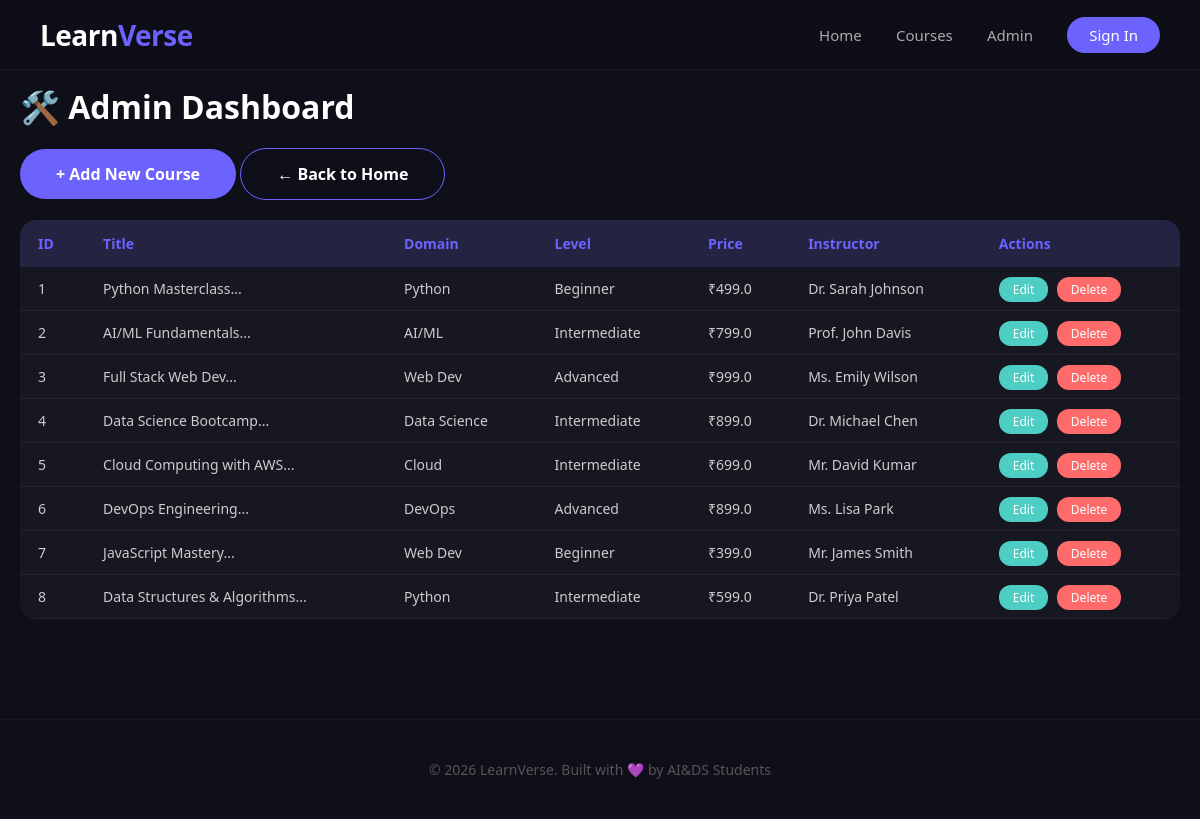
/admin/courses, run on an earlier commit of the app's database.
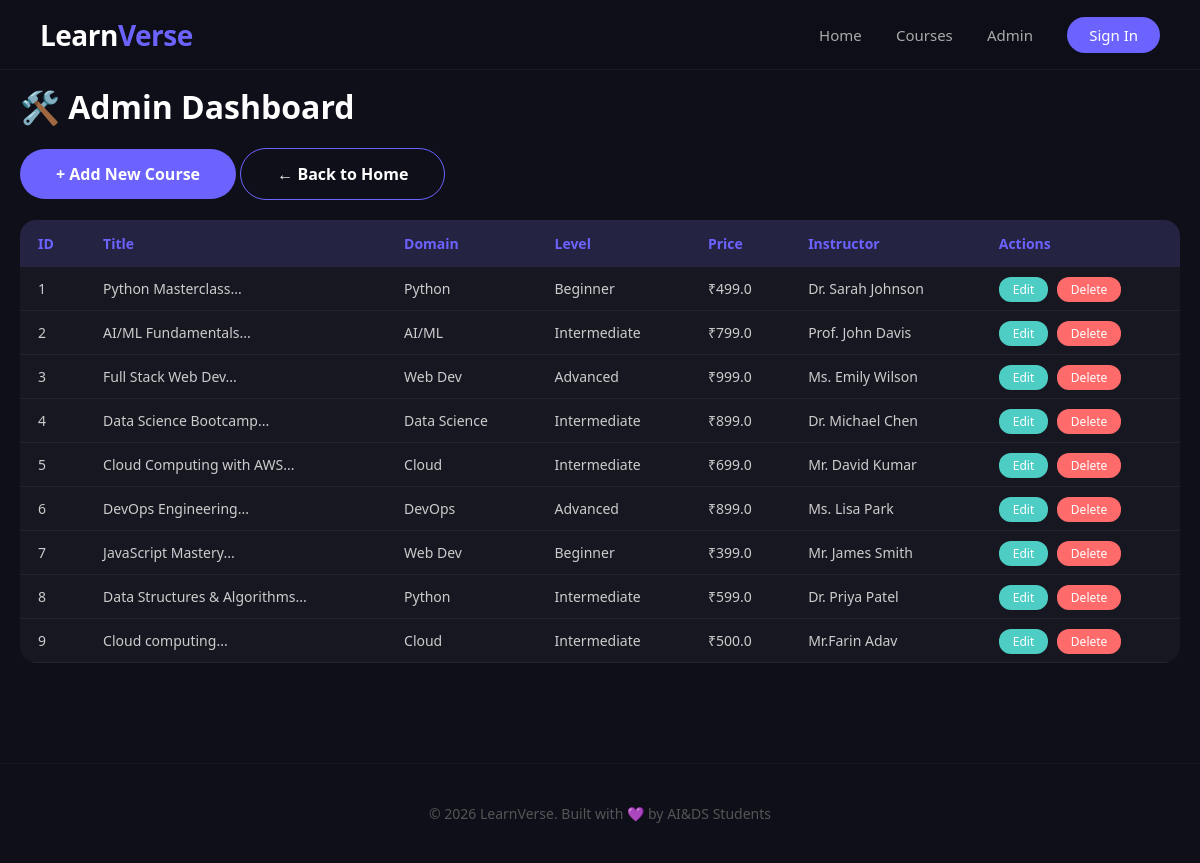
And on a later commit of the database.
### models.py (models this page shows)
class Course(db.Model):
    id = db.Column(db.Integer, primary_key=True)
    title = db.Column(db.String(200), nullable=False)
    description = db.Column(db.Text, nullable=False)
    domain = db.Column(db.String(50), nullable=False)
    level = db.Column(db.String(20), nullable=False)
    price = db.Column(db.Float, default=0)
    instructor = db.Column(db.String(100), nullable=False)
    rating = db.Column(db.Float, default=0)
    students = db.Column(db.Integer, default=0)
    image = db.Column(db.String(200), default='default.jpg')
    created_at = db.Column(db.DateTime, default=datetime.utcnow)

### app.py (the view)
@app.route('/admin/courses')
def admin_courses():
    courses = Course.query.all()
    return render_template('admin_courses.html', courses=courses)

### templates/admin_courses.html (shortened to what this page needs)
<!DOCTYPE html>
<html lang="en">
<head>
    <link rel="stylesheet" href="{{ url_for('static', filename='style.css') }}">
</head>
<body>
    <header>
        <div class="logo">Learn<span>Verse</span></div>
        <nav>
            <a href="/">Home</a>
            <a href="/courses">Courses</a>
            <a href="/admin/courses">Admin</a>
            <a href="#" class="btn-signin">Sign In</a>
        </nav>
    </header>
    <div class="container">
        <h1>🛠️ Admin Dashboard</h1>
        <div style="margin:20px 0;">
            <a href="/admin/course/add" class="btn-primary">+ Add New Course</a>
            <a href="/" class="btn-secondary">← Back to Home</a>
        </div>
        {% if courses %}
        <div class="admin-table">
            <table>
                <thead>
                    <tr>
                        <th>ID</th>
                        <th>Title</th>
                        <th>Domain</th>
                        <th>Level</th>
                        <th>Price</th>
                        <th>Instructor</th>
                        <th>Actions</th>
                    </tr>
                </thead>
                <tbody>
                    {% for course in courses %}
                    <tr>
                        <td>{{ course.id }}</td>
                        <td>{{ course.title[:30] }}...</td>
                        <td>{{ course.domain }}</td>
                        <td>{{ course.level }}</td>
                        <td>₹{{ course.price }}</td>
                        <td>{{ course.instructor }}</td>
                        <td>
                            <a href="/admin/course/edit/{{ course.id }}" class="btn-edit">Edit</a>
                            <a href="/admin/course/delete/{{ course.id }}" class="btn-delete" onclick="return confirm('Delete this course?')">Delete</a>
                        </td>
                    </tr>
                    {% endfor %}
                </tbody>
            </table>
        </div>
        {% else %}
        <p style="color:#888; padding:40px; text-align:center;">
            No courses yet. <a href="/admin/course/add" style="color:#6C63FF;">Add your first course</a>
        </p>
        {% endif %}
    </div>
    <footer>
        <p>© 2026 LearnVerse. Built with 💜 by AI&DS Students</p>
    </footer>
</body>
</html>

What changed in the data, as far as the page shows it:
added Course: id "9", title "Cloud computing", domain "Cloud", level "Intermediate", price "500.0", instructor "Mr.Farin Adav"
